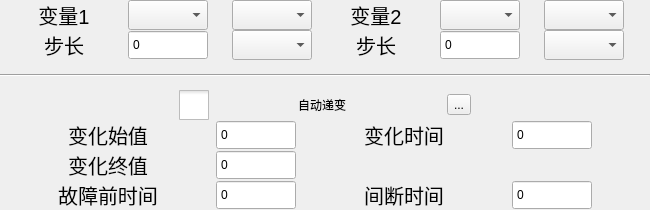
             <widget class="QWidget" name="page_3">
              <layout class="QGridLayout" name="gridLayout_10">
               <property name="leftMargin">
                <number>0</number>
               </property>
               <property name="topMargin">
                <number>0</number>
               </property>
               <property name="rightMargin">
                <number>0</number>
               </property>
               <property name="bottomMargin">
                <number>0</number>
               </property>
               <property name="spacing">
                <number>0</number>
               </property>
               <item row="0" column="0">
                <layout class="QGridLayout" name="gridLayout_6">
                 <item row="0" column="0">
                  <widget class="QLabel" name="label_58">
                   <property name="minimumSize">
                    <size>
                     <width>80</width>
                     <height>30</height>
                    </size>
                   </property>
                   <property name="maximumSize">
                    <size>
                     <width>80</width>
                     <height>30</height>
                    </size>
                   </property>
                   <property name="font">
                    <font>
                     <pointsize>15</pointsize>
                    </font>
                   </property>
                   <property name="text">
                    <string>变量1</string>
                   </property>
                   <property name="alignment">
                    <set>Qt::AlignCenter</set>
                   </property>
                  </widget>
                 </item>
                 <item row="1" column="3">
                  <widget class="QLabel" name="label_61">
                   <property name="minimumSize">
                    <size>
                     <width>80</width>
                     <height>30</height>
                    </size>
                   </property>
                   <property name="maximumSize">
                    <size>
                     <width>80</width>
                     <height>30</height>
                    </size>
                   </property>
                   <property name="font">
                    <font>
                     <pointsize>15</pointsize>
                    </font>
                   </property>
                   <property name="text">
                    <string>步长</string>
                   </property>
                   <property name="alignment">
                    <set>Qt::AlignCenter</set>
                   </property>
                  </widget>
                 </item>
                 <item row="0" column="4">
                  <widget class="QComboBox" name="m_comboVariable3">
                   <property name="minimumSize">
                    <size>
                     <width>80</width>
                     <height>30</height>
                    </size>
                   </property>
                   <property name="maximumSize">
                    <size>
                     <width>80</width>
                     <height>30</height>
                    </size>
                   </property>
                  </widget>
                 </item>
                 <item row="0" column="5">
                  <widget class="QComboBox" name="m_comboVariable4">
                   <property name="minimumSize">
                    <size>
                     <width>80</width>
                     <height>30</height>
                    </size>
                   </property>
                   <property name="maximumSize">
                    <size>
                     <width>80</width>
                     <height>30</height>
                    </size>
                   </property>
                  </widget>
                 </item>
                 <item row="1" column="0">
                  <widget class="QLabel" name="label_60">
                   <property name="minimumSize">
                    <size>
                     <width>80</width>
                     <height>30</height>
                    </size>
                   </property>
                   <property name="maximumSize">
                    <size>
                     <width>80</width>
                     <height>30</height>
                    </size>
                   </property>
                   <property name="font">
                    <font>
                     <pointsize>15</pointsize>
                    </font>
                   </property>
                   <property name="text">
                    <string>步长</string>
                   </property>
                   <property name="alignment">
                    <set>Qt::AlignCenter</set>
                   </property>
                  </widget>
                 </item>
                 <item row="1" column="5">
                  <widget class="QComboBox" name="m_comboStep2">
                   <property name="minimumSize">
                    <size>
                     <width>80</width>
                     <height>30</height>
                    </size>
                   </property>
                   <property name="maximumSize">
                    <size>
                     <width>80</width>
                     <height>30</height>
                    </size>
                   </property>
                  </widget>
                 </item>
                 <item row="0" column="2">
                  <widget class="QComboBox" name="m_comboVariable2">
                   <property name="minimumSize">
                    <size>
                     <width>80</width>
                     <height>30</height>
                    </size>
                   </property>
                   <property name="maximumSize">
                    <size>
                     <width>80</width>
                     <height>30</height>
                    </size>
                   </property>
                  </widget>
                 </item>
                 <item row="1" column="2">
                  <widget class="QComboBox" name="m_comboStep1">
                   <property name="minimumSize">
                    <size>
                     <width>80</width>
                     <height>30</height>
                    </size>
                   </property>
                   <property name="maximumSize">
                    <size>
                     <width>80</width>
                     <height>30</height>
                    </size>
                   </property>
                  </widget>
                 </item>
                 <item row="0" column="3">
                  <widget class="QLabel" name="label_59">
                   <property name="minimumSize">
                    <size>
                     <width>80</width>
                     <height>30</height>
                    </size>
                   </property>
                   <property name="maximumSize">
                    <size>
                     <width>80</width>
                     <height>30</height>
                    </size>
                   </property>
                   <property name="font">
                    <font>
                     <pointsize>15</pointsize>
                    </font>
                   </property>
                   <property name="text">
                    <string>变量2</string>
                   </property>
                   <property name="alignment">
                    <set>Qt::AlignCenter</set>
                   </property>
                  </widget>
                 </item>
                 <item row="0" column="1">
                  <widget class="QComboBox" name="m_comboVariable1">
                   <property name="minimumSize">
                    <size>
                     <width>80</width>
                     <height>30</height>
                    </size>
                   </property>
                   <property name="maximumSize">
                    <size>
                     <width>80</width>
                     <height>30</height>
                    </size>
                   </property>
                  </widget>
                 </item>
                 <item row="1" column="1">
                  <widget class="QSpinBox" name="spinBox_61">
                   <property name="minimumSize">
                    <size>
                     <width>80</width>
                     <height>30</height>
                    </size>
                   </property>
                   <property name="maximumSize">
                    <size>
                     <width>80</width>
                     <height>30</height>
                    </size>
                   </property>
                   <property name="buttonSymbols">
                    <enum>QAbstractSpinBox::NoButtons</enum>
                   </property>
                  </widget>
                 </item>
                 <item row="1" column="4">
                  <widget class="QSpinBox" name="spinBox_60">
                   <property name="minimumSize">
                    <size>
                     <width>0</width>
                     <height>30</height>
                    </size>
                   </property>
                   <property name="maximumSize">
                    <size>
                     <width>16777215</width>
                     <height>30</height>
                    </size>
                   </property>
                   <property name="buttonSymbols">
                    <enum>QAbstractSpinBox::NoButtons</enum>
                   </property>
                  </widget>
                 </item>
                </layout>
               </item>
               <item row="1" column="0">
                <widget class="Line" name="line_13">
                 <property name="minimumSize">
                  <size>
                   <width>650</width>
                   <height>30</height>
                  </size>
                 </property>
                 <property name="maximumSize">
                  <size>
                   <width>650</width>
                   <height>30</height>
                  </size>
                 </property>
                 <property name="orientation">
                  <enum>Qt::Horizontal</enum>
                 </property>
                </widget>
               </item>
               <item row="2" column="0">
                <layout class="QHBoxLayout" name="horizontalLayout_4">
                 <property name="spacing">
                  <number>0</number>
                 </property>
                 <item>
                  <spacer name="horizontalSpacer_5">
                   <property name="orientation">
                    <enum>Qt::Horizontal</enum>
                   </property>
                   <property name="sizeType">
                    <enum>QSizePolicy::Fixed</enum>
                   </property>
                   <property name="sizeHint" stdset="0">
                    <size>
                     <width>90</width>
                     <height>20</height>
                    </size>
                   </property>
                  </spacer>
                 </item>
                 <item>
                  <widget class="QCheckBox" name="checkBox_43">
                   <property name="minimumSize">
                    <size>
                     <width>30</width>
                     <height>30</height>
                    </size>
                   </property>
                   <property name="maximumSize">
                    <size>
                     <width>30</width>
                     <height>30</height>
                    </size>
                   </property>
                   <property name="styleSheet">
                    <string notr="true">QCheckBox::indicator {
    width: 30px;
    height: 30px;
}</string>
                   </property>
                   <property name="text">
                    <string/>
                   </property>
                  </widget>
                 </item>
                 <item>
                  <widget class="QLabel" name="label_62">
                   <property name="minimumSize">
                    <size>
                     <width>60</width>
                     <height>30</height>
                    </size>
                   </property>
                   <property name="maximumSize">
                    <size>
                     <width>60</width>
                     <height>30</height>
                    </size>
                   </property>
                   <property name="text">
                    <string>自动递变</string>
                   </property>
                  </widget>
                 </item>
                 <item>
                  <widget class="QToolButton" name="toolButton_22">
                   <property name="text">
                    <string>...</string>
                   </property>
                  </widget>
                 </item>
                 <item>
                  <spacer name="horizontalSpacer_6">
                   <property name="orientation">
                    <enum>Qt::Horizontal</enum>
                   </property>
                   <property name="sizeType">
                    <enum>QSizePolicy::Fixed</enum>
                   </property>
                   <property name="sizeHint" stdset="0">
                    <size>
                     <width>90</width>
                     <height>20</height>
                    </size>
                   </property>
                  </spacer>
                 </item>
                </layout>
               </item>
               <item row="3" column="0">
                <layout class="QGridLayout" name="gridLayout_8">
                 <item row="0" column="3">
                  <widget class="QSpinBox" name="spinBox_63">
                   <property name="minimumSize">
                    <size>
                     <width>80</width>
                     <height>30</height>
                    </size>
                   </property>
                   <property name="maximumSize">
                    <size>
                     <width>80</width>
                     <height>30</height>
                    </size>
                   </property>
                   <property name="buttonSymbols">
                    <enum>QAbstractSpinBox::NoButtons</enum>
                   </property>
                  </widget>
                 </item>
                 <item row="3" column="1">
                  <widget class="QSpinBox" name="spinBox_65">
                   <property name="minimumSize">
                    <size>
                     <width>80</width>
                     <height>30</height>
                    </size>
                   </property>
                   <property name="maximumSize">
                    <size>
                     <width>80</width>
                     <height>30</height>
                    </size>
                   </property>
                   <property name="buttonSymbols">
                    <enum>QAbstractSpinBox::NoButtons</enum>
                   </property>
                  </widget>
                 </item>
                 <item row="3" column="0">
                  <widget class="QLabel" name="label_66">
                   <property name="minimumSize">
                    <size>
                     <width>100</width>
                     <height>30</height>
                    </size>
                   </property>
                   <property name="maximumSize">
                    <size>
                     <width>100</width>
                     <height>30</height>
                    </size>
                   </property>
                   <property name="font">
                    <font>
                     <pointsize>15</pointsize>
                    </font>
                   </property>
                   <property name="text">
                    <string>故障前时间</string>
                   </property>
                   <property name="alignment">
                    <set>Qt::AlignCenter</set>
                   </property>
                  </widget>
                 </item>
                 <item row="0" column="0">
                  <widget class="QLabel" name="label_63">
                   <property name="minimumSize">
                    <size>
                     <width>100</width>
                     <height>30</height>
                    </size>
                   </property>
                   <property name="maximumSize">
                    <size>
                     <width>100</width>
                     <height>30</height>
                    </size>
                   </property>
                   <property name="font">
                    <font>
                     <pointsize>15</pointsize>
                    </font>
                   </property>
                   <property name="text">
                    <string>变化始值</string>
                   </property>
                   <property name="alignment">
                    <set>Qt::AlignCenter</set>
                   </property>
                  </widget>
                 </item>
                 <item row="0" column="2">
                  <widget class="QLabel" name="label_64">
                   <property name="minimumSize">
                    <size>
                     <width>100</width>
                     <height>30</height>
                    </size>
                   </property>
                   <property name="maximumSize">
                    <size>
                     <width>100</width>
                     <height>30</height>
                    </size>
                   </property>
                   <property name="font">
                    <font>
                     <pointsize>15</pointsize>
                    </font>
                   </property>
                   <property name="text">
                    <string>变化时间</string>
                   </property>
                   <property name="alignment">
                    <set>Qt::AlignCenter</set>
                   </property>
                  </widget>
                 </item>
                 <item row="2" column="0">
                  <widget class="QLabel" name="label_65">
                   <property name="minimumSize">
                    <size>
                     <width>100</width>
                     <height>30</height>
                    </size>
                   </property>
                   <property name="maximumSize">
                    <size>
                     <width>100</width>
                     <height>30</height>
                    </size>
                   </property>
                   <property name="font">
                    <font>
                     <pointsize>15</pointsize>
                    </font>
                   </property>
                   <property name="text">
                    <string>变化终值</string>
                   </property>
                   <property name="alignment">
                    <set>Qt::AlignCenter</set>
                   </property>
                  </widget>
                 </item>
                 <item row="3" column="2">
                  <widget class="QLabel" name="label_67">
                   <property name="minimumSize">
                    <size>
                     <width>100</width>
                     <height>30</height>
                    </size>
                   </property>
                   <property name="maximumSize">
                    <size>
                     <width>100</width>
                     <height>30</height>
                    </size>
                   </property>
                   <property name="font">
                    <font>
                     <pointsize>15</pointsize>
                    </font>
                   </property>
                   <property name="text">
                    <string>间断时间</string>
                   </property>
                   <property name="alignment">
                    <set>Qt::AlignCenter</set>
                   </property>
                  </widget>
                 </item>
                 <item row="3" column="3">
                  <widget class="QSpinBox" name="spinBox_66">
                   <property name="minimumSize">
                    <size>
                     <width>80</width>
                     <height>30</height>
                    </size>
                   </property>
                   <property name="maximumSize">
                    <size>
                     <width>80</width>
                     <height>30</height>
                    </size>
                   </property>
                   <property name="buttonSymbols">
                    <enum>QAbstractSpinBox::NoButtons</enum>
                   </property>
                  </widget>
                 </item>
                 <item row="2" column="1">
                  <widget class="QSpinBox" name="spinBox_62">
                   <property name="minimumSize">
                    <size>
                     <width>80</width>
                     <height>30</height>
                    </size>
                   </property>
                   <property name="maximumSize">
                    <size>
                     <width>80</width>
                     <height>30</height>
                    </size>
                   </property>
                   <property name="buttonSymbols">
                    <enum>QAbstractSpinBox::NoButtons</enum>
                   </property>
                  </widget>
                 </item>
                 <item row="0" column="1">
                  <widget class="QSpinBox" name="spinBox_64">
                   <property name="minimumSize">
                    <size>
                     <width>80</width>
                     <height>30</height>
                    </size>
                   </property>
                   <property name="maximumSize">
                    <size>
                     <width>80</width>
                     <height>30</height>
                    </size>
                   </property>
                   <property name="buttonSymbols">
                    <enum>QAbstractSpinBox::NoButtons</enum>
                   </property>
                  </widget>
                 </item>
                </layout>
               </item>
              </layout>
             </widget>
